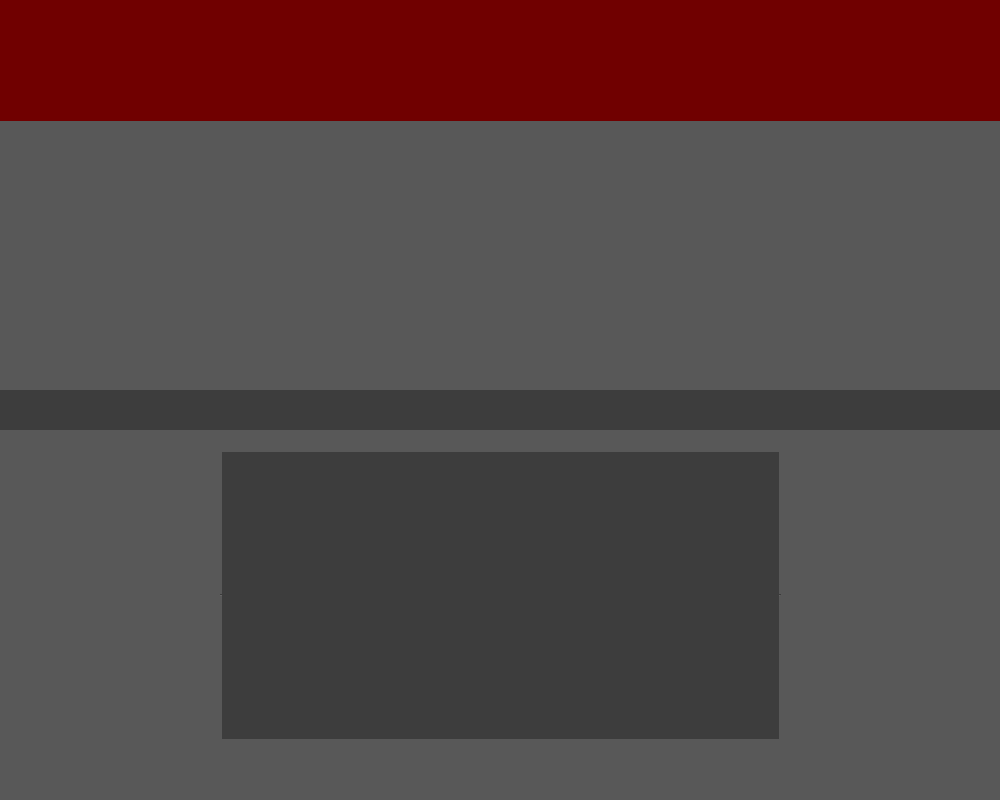
<?xml version="1.0" encoding="UTF-8"?>
<ui version="4.0">
 <class>MainWindow</class>
 <widget class="QMainWindow" name="MainWindow">
  <property name="geometry">
   <rect>
    <x>0</x>
    <y>0</y>
    <width>1000</width>
    <height>800</height>
   </rect>
  </property>
  <property name="windowTitle">
   <string>MainWindow</string>
  </property>
  <property name="styleSheet">
   <string notr="true">
color: rgb(235, 235, 235);
background-color:rgb(88, 88, 88);

</string>
  </property>
  <widget class="QWidget" name="centralwidget">
   <widget class="QStackedWidget" name="stackedWidget">
    <property name="geometry">
     <rect>
      <x>0</x>
      <y>-10</y>
      <width>1000</width>
      <height>800</height>
     </rect>
    </property>
    <widget class="QWidget" name="homePage">
     <property name="minimumSize">
      <size>
       <width>1000</width>
       <height>0</height>
      </size>
     </property>
     <widget class="QTextBrowser" name="gameTitleField_HP">
      <property name="geometry">
       <rect>
        <x>0</x>
        <y>10</y>
        <width>1001</width>
        <height>121</height>
       </rect>
      </property>
      <property name="styleSheet">
       <string notr="true">background-color:  rgb(112, 0, 0);
font: 8pt &quot;Segoe Script&quot;;
font-size:55px;
font-weight: bold;</string>
      </property>
      <property name="frameShape">
       <enum>QFrame::NoFrame</enum>
      </property>
      <property name="html">
       <string>&lt;!DOCTYPE HTML PUBLIC &quot;-//W3C//DTD HTML 4.0//EN&quot; &quot;http://www.w3.org/TR/REC-html40/strict.dtd&quot;&gt;
&lt;html&gt;&lt;head&gt;&lt;meta name=&quot;qrichtext&quot; content=&quot;1&quot; /&gt;&lt;style type=&quot;text/css&quot;&gt;
p, li { white-space: pre-wrap; }
&lt;/style&gt;&lt;/head&gt;&lt;body style=&quot; font-family:'Segoe Script'; font-size:55px; font-weight:600; font-style:normal;&quot;&gt;
&lt;p align=&quot;center&quot; style=&quot;-qt-paragraph-type:empty; margin-top:0px; margin-bottom:0px; margin-left:0px; margin-right:0px; -qt-block-indent:0; text-indent:0px; font-size:20px;&quot;&gt;&lt;br /&gt;&lt;/p&gt;&lt;/body&gt;&lt;/html&gt;</string>
      </property>
     </widget>
     <widget class="QScrollArea" name="playerScrollArea_HP">
      <property name="geometry">
       <rect>
        <x>220</x>
        <y>460</y>
        <width>561</width>
        <height>291</height>
       </rect>
      </property>
      <property name="frameShape">
       <enum>QFrame::HLine</enum>
      </property>
      <property name="widgetResizable">
       <bool>true</bool>
      </property>
      <widget class="QWidget" name="scrollAreaWidgetContents_3">
       <property name="geometry">
        <rect>
         <x>0</x>
         <y>0</y>
         <width>557</width>
         <height>287</height>
        </rect>
       </property>
       <property name="styleSheet">
        <string notr="true">background-color: rgb(61, 61, 61);
color : rgb(255, 255, 255);
font-weight: bold;</string>
       </property>
      </widget>
     </widget>
     <widget class="QTextBrowser" name="infoField_HP">
      <property name="geometry">
       <rect>
        <x>210</x>
        <y>170</y>
        <width>581</width>
        <height>191</height>
       </rect>
      </property>
      <property name="styleSheet">
       <string notr="true">color : rgb(255, 255, 255);
font: 80 11pt &quot;Segoe Script&quot;;
</string>
      </property>
      <property name="frameShape">
       <enum>QFrame::NoFrame</enum>
      </property>
      <property name="html">
       <string>&lt;!DOCTYPE HTML PUBLIC &quot;-//W3C//DTD HTML 4.0//EN&quot; &quot;http://www.w3.org/TR/REC-html40/strict.dtd&quot;&gt;
&lt;html&gt;&lt;head&gt;&lt;meta name=&quot;qrichtext&quot; content=&quot;1&quot; /&gt;&lt;style type=&quot;text/css&quot;&gt;
p, li { white-space: pre-wrap; }
&lt;/style&gt;&lt;/head&gt;&lt;body style=&quot; font-family:'Segoe Script'; font-size:11pt; font-weight:80; font-style:normal;&quot;&gt;
&lt;p align=&quot;center&quot; style=&quot;-qt-paragraph-type:empty; margin-top:0px; margin-bottom:0px; margin-left:0px; margin-right:0px; -qt-block-indent:0; text-indent:0px; font-weight:56;&quot;&gt;&lt;br /&gt;&lt;/p&gt;&lt;/body&gt;&lt;/html&gt;</string>
      </property>
     </widget>
     <widget class="QTextBrowser" name="playersLeftField_HP">
      <property name="geometry">
       <rect>
        <x>-10</x>
        <y>400</y>
        <width>1021</width>
        <height>40</height>
       </rect>
      </property>
      <property name="styleSheet">
       <string notr="true">background-color: rgb(61, 61, 61);
color : rgb(255, 255, 255);
font: 80 11pt &quot;Segoe Script&quot;;</string>
      </property>
      <property name="frameShape">
       <enum>QFrame::NoFrame</enum>
      </property>
      <property name="frameShadow">
       <enum>QFrame::Plain</enum>
      </property>
     </widget>
    </widget>
    <widget class="QWidget" name="gamePage">
     <widget class="QTextBrowser" name="gameInfoField_GP">
      <property name="geometry">
       <rect>
        <x>0</x>
        <y>650</y>
        <width>1020</width>
        <height>30</height>
       </rect>
      </property>
      <property name="styleSheet">
       <string notr="true">background-color: rgb(61, 61, 61);
color : rgb(255, 255, 255);
font-weight: bold;
font: 60 11pt &quot;Segoe Script&quot;;</string>
      </property>
      <property name="frameShape">
       <enum>QFrame::NoFrame</enum>
      </property>
      <property name="html">
       <string>&lt;!DOCTYPE HTML PUBLIC &quot;-//W3C//DTD HTML 4.0//EN&quot; &quot;http://www.w3.org/TR/REC-html40/strict.dtd&quot;&gt;
&lt;html&gt;&lt;head&gt;&lt;meta name=&quot;qrichtext&quot; content=&quot;1&quot; /&gt;&lt;style type=&quot;text/css&quot;&gt;
p, li { white-space: pre-wrap; }
&lt;/style&gt;&lt;/head&gt;&lt;body style=&quot; font-family:'Segoe Script'; font-size:11pt; font-weight:56; font-style:normal;&quot;&gt;
&lt;p style=&quot;-qt-paragraph-type:empty; margin-top:0px; margin-bottom:0px; margin-left:0px; margin-right:0px; -qt-block-indent:0; text-indent:0px; font-size:8pt; font-weight:400;&quot;&gt;&lt;br /&gt;&lt;/p&gt;&lt;/body&gt;&lt;/html&gt;</string>
      </property>
     </widget>
     <widget class="QScrollArea" name="playerScrollArea_GP">
      <property name="geometry">
       <rect>
        <x>10</x>
        <y>690</y>
        <width>241</width>
        <height>101</height>
       </rect>
      </property>
      <property name="styleSheet">
       <string notr="true">background-color: rgb(61, 61, 61);
color : rgb(255, 255, 255);
font-weight: bold;</string>
      </property>
      <property name="frameShape">
       <enum>QFrame::WinPanel</enum>
      </property>
      <property name="widgetResizable">
       <bool>true</bool>
      </property>
      <widget class="QWidget" name="scrollAreaWidgetContents_2">
       <property name="geometry">
        <rect>
         <x>0</x>
         <y>0</y>
         <width>237</width>
         <height>97</height>
        </rect>
       </property>
      </widget>
     </widget>
     <widget class="QTextBrowser" name="gameTitleField_GP">
      <property name="geometry">
       <rect>
        <x>-20</x>
        <y>10</y>
        <width>1041</width>
        <height>40</height>
       </rect>
      </property>
      <property name="styleSheet">
       <string notr="true">background-color:  rgb(112, 0, 0);
font: 8pt &quot;Segoe Script&quot;;
font-size:22px;
font-weight: bold;</string>
      </property>
      <property name="frameShape">
       <enum>QFrame::NoFrame</enum>
      </property>
      <property name="html">
       <string>&lt;!DOCTYPE HTML PUBLIC &quot;-//W3C//DTD HTML 4.0//EN&quot; &quot;http://www.w3.org/TR/REC-html40/strict.dtd&quot;&gt;
&lt;html&gt;&lt;head&gt;&lt;meta name=&quot;qrichtext&quot; content=&quot;1&quot; /&gt;&lt;style type=&quot;text/css&quot;&gt;
p, li { white-space: pre-wrap; }
&lt;/style&gt;&lt;/head&gt;&lt;body style=&quot; font-family:'Segoe Script'; font-size:22px; font-weight:600; font-style:normal;&quot;&gt;
&lt;p align=&quot;center&quot; style=&quot;-qt-paragraph-type:empty; margin-top:0px; margin-bottom:0px; margin-left:0px; margin-right:0px; -qt-block-indent:0; text-indent:0px; font-family:'MS Shell Dlg 2'; font-size:8.25pt; font-weight:400;&quot;&gt;&lt;br /&gt;&lt;/p&gt;&lt;/body&gt;&lt;/html&gt;</string>
      </property>
     </widget>
    </widget>
   </widget>
  </widget>
 </widget>
 <resources/>
 <connections/>
</ui>
